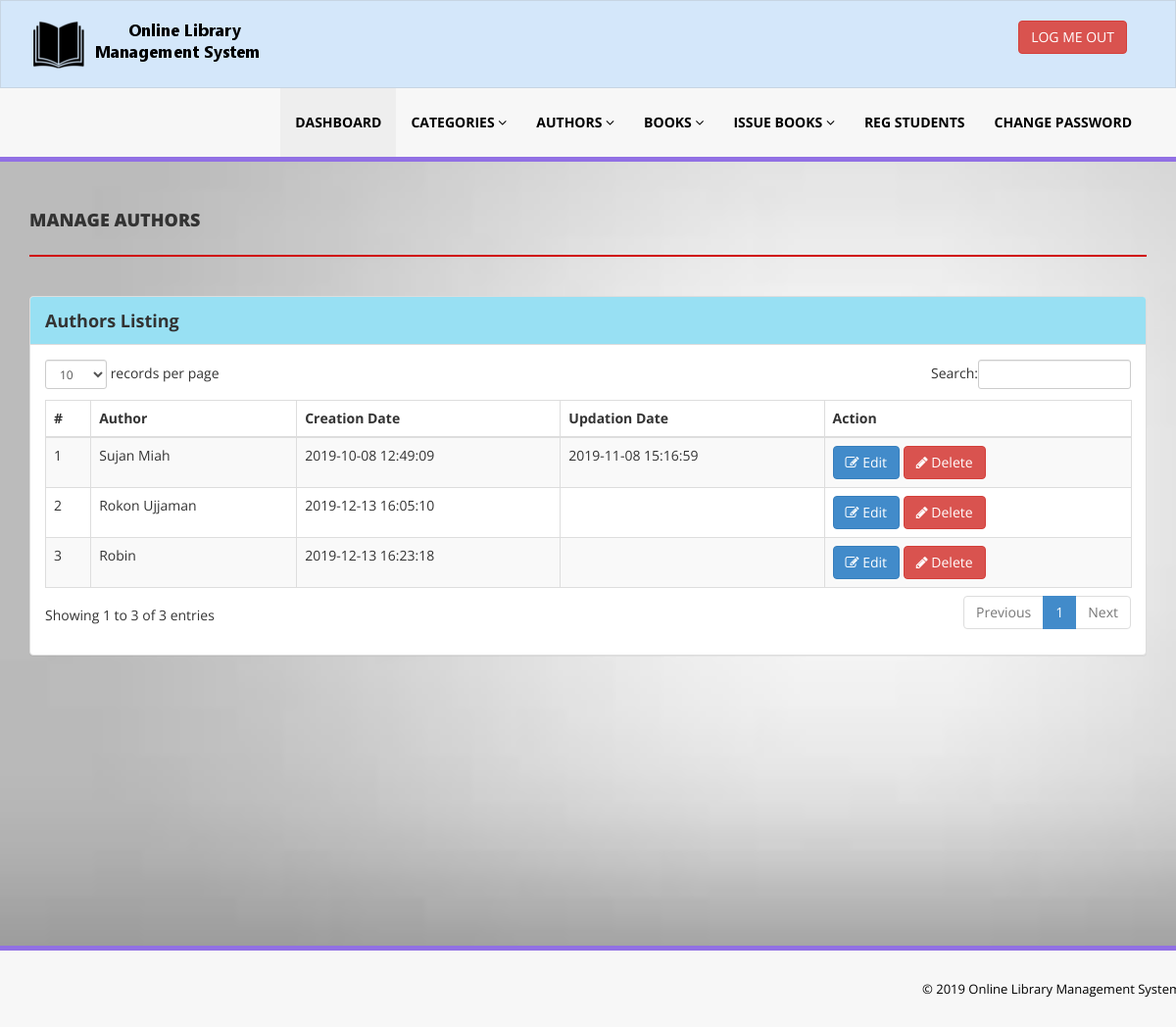
/library/admin/manage-authors.php (signed in), run on the app's committed database.
### tables this page shows
CREATE TABLE `tblauthors` (
  `id` int(11) NOT NULL,
  `AuthorName` varchar(159) DEFAULT NULL,
  `creationDate` timestamp NULL DEFAULT CURRENT_TIMESTAMP,
  `UpdationDate` timestamp NULL DEFAULT NULL ON UPDATE CURRENT_TIMESTAMP
);

### library/admin/manage-authors.php (the view, shortened to what this page needs)
<?php
include('includes/config.php');
if(strlen($_SESSION['alogin'])==0)
    {
header('location:index.php');
}
else{
    ?>
<!DOCTYPE html>
<html xmlns="http://www.w3.org/1999/xhtml">
<head>
    <link href="assets/css/bootstrap.css" rel="stylesheet" />
    <link href="assets/css/font-awesome.css" rel="stylesheet" />
    <link href="assets/js/dataTables/dataTables.bootstrap.css" rel="stylesheet" />
    <link href="assets/css/style.css" rel="stylesheet" />
</head>
<body>
<?php include('includes/header.php');?>
    <div class="content-wrapper">
         <div class="container">
        <div class="row pad-botm">
            <div class="col-md-12">
                <h4 class="header-line">Manage Authors</h4>
    </div>
     <div class="row">
</div>
        </div>
            <div class="row">
                <div class="col-md-12">
                    <div class="panel panel-default">
                        <div class="panel-heading">
                           Authors Listing
                        </div>
                        <div class="panel-body">
                            <div class="table-responsive">
                                <table class="table table-striped table-bordered table-hover" id="dataTables-example">
                                    <thead>
                                        <tr>
                                            <th>#</th>
                                            <th>Author</th>
                                            <th>Creation Date</th>
                                            <th>Updation Date</th>
                                            <th>Action</th>
                                        </tr>
                                    </thead>
                                    <tbody>
<?php $sql = "SELECT * from  tblauthors";
$query = $dbh -> prepare($sql);
$query->execute();
$results=$query->fetchAll(PDO::FETCH_OBJ);
$cnt=1;
if($query->rowCount() > 0)
{
foreach($results as $result)
{               ?>
                                        <tr class="odd gradeX">
                                            <td class="center"><?php echo htmlentities($cnt);?></td>
                                            <td class="center"><?php echo htmlentities($result->AuthorName);?></td>
                                            <td class="center"><?php echo htmlentities($result->creationDate);?></td>
                                            <td class="center"><?php echo htmlentities($result->UpdationDate);?></td>
                                            <td class="center">
                                            <a href="edit-author.php?athrid=<?php echo htmlentities($result->id);?>"><button class="btn btn-primary"><i class="fa fa-edit "></i> Edit</button>
                                          <a href="manage-authors.php?del=<?php echo htmlentities($result->id);?>" onclick="return confirm('Are you sure you want to delete?');"" >  <button class="btn btn-danger"><i class="fa fa-pencil"></i> Delete</button>
                                            </td>
                                        </tr>
 <?php $cnt=$cnt+1;}} ?>
                                    </tbody>
                                </table>
                            </div>
                        </div>
                    </div>
                </div>
            </div>
    </div>
    </div>
  <?php include('includes/footer.php');?>
</body>
</html>
<?php } ?>

### library/admin/assets/css/style.css (style rules this page uses)
.content-wrapper { padding-top: 40px; min-height:800px; padding-bottom:90px; background-image: url(../img/6.jpg); background-repeat: no-repeat; background-size: cover; background-attachment: fixed; }
.header-line { font-weight:900; padding-bottom:25px; border-bottom:2px solid #d00c0c; text-transform:uppercase; }
.pad-botm { padding-bottom:30px; }

### data on the page
tblauthors: AuthorName "Sujan Miah", creationDate "2019-10-08 12:49:09", UpdationDate "2019-11-08 15:16:59"
tblauthors: AuthorName "Rokon Ujjaman", creationDate "2019-12-13 16:05:10"
tblauthors: AuthorName "Robin", creationDate "2019-12-13 16:23:18"
